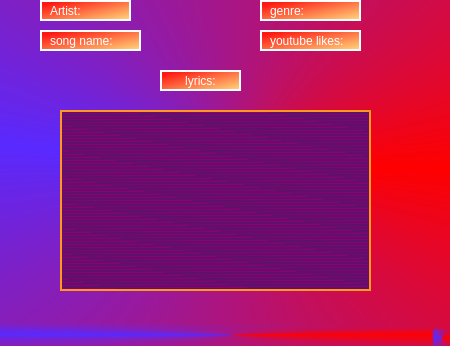
<?xml version="1.0" encoding="UTF-8"?>
<ui version="4.0">
 <class>SongWindow</class>
 <widget class="QMainWindow" name="SongWindow">
  <property name="geometry">
   <rect>
    <x>0</x>
    <y>0</y>
    <width>450</width>
    <height>346</height>
   </rect>
  </property>
  <property name="windowTitle">
   <string>sing_window</string>
  </property>
  <property name="styleSheet">
   <string notr="true">background-color: qconicalgradient(cx:0.517045, cy:0.517, angle:0, stop:0 rgba(255, 0, 0, 255), stop:0.477273 rgba(89, 41, 255, 255), stop:1 rgba(255, 0, 0, 255));</string>
  </property>
  <widget class="QWidget" name="centralwidget">
   <widget class="QLabel" name="labelArtist">
    <property name="geometry">
     <rect>
      <x>40</x>
      <y>0</y>
      <width>91</width>
      <height>21</height>
     </rect>
    </property>
    <property name="sizeIncrement">
     <size>
      <width>3</width>
      <height>0</height>
     </size>
    </property>
    <property name="font">
     <font>
      <weight>50</weight>
      <bold>false</bold>
     </font>
    </property>
    <property name="autoFillBackground">
     <bool>false</bool>
    </property>
    <property name="styleSheet">
     <string notr="true">border: 2px solid rgb(255, 255, 255);
color: rgb(255, 255, 255);
background-color: qlineargradient(spread:pad, x1:0.102, y1:0.153, x2:0.915, y2:0.988409, stop:0 rgba(255, 23, 18, 255), stop:1 rgba(255, 212, 122, 255));
padding-left: 5px;
</string>
    </property>
    <property name="text">
     <string>Artist:</string>
    </property>
    <property name="alignment">
     <set>Qt::AlignLeading|Qt::AlignLeft|Qt::AlignVCenter</set>
    </property>
    <property name="wordWrap">
     <bool>false</bool>
    </property>
   </widget>
   <widget class="QLabel" name="label_name">
    <property name="geometry">
     <rect>
      <x>40</x>
      <y>30</y>
      <width>101</width>
      <height>21</height>
     </rect>
    </property>
    <property name="styleSheet">
     <string notr="true">border: 2px solid rgb(255, 255, 255);
color: rgb(255, 255, 255);
background-color: qlineargradient(spread:pad, x1:0.102, y1:0.153, x2:0.915, y2:0.988409, stop:0 rgba(255, 23, 18, 255), stop:1 rgba(255, 212, 122, 255));
padding-left: 5px;
</string>
    </property>
    <property name="text">
     <string>song name:</string>
    </property>
    <property name="alignment">
     <set>Qt::AlignLeading|Qt::AlignLeft|Qt::AlignVCenter</set>
    </property>
   </widget>
   <widget class="QLabel" name="label_genre">
    <property name="geometry">
     <rect>
      <x>260</x>
      <y>0</y>
      <width>101</width>
      <height>21</height>
     </rect>
    </property>
    <property name="styleSheet">
     <string notr="true">border: 2px solid rgb(255, 255, 255);
color: rgb(255, 255, 255);
background-color: qlineargradient(spread:pad, x1:0.102, y1:0.153, x2:0.915, y2:0.988409, stop:0 rgba(255, 23, 18, 255), stop:1 rgba(255, 212, 122, 255));
padding-left: 5px;
</string>
    </property>
    <property name="text">
     <string>genre:</string>
    </property>
    <property name="alignment">
     <set>Qt::AlignLeading|Qt::AlignLeft|Qt::AlignVCenter</set>
    </property>
   </widget>
   <widget class="QLabel" name="label_likes">
    <property name="geometry">
     <rect>
      <x>260</x>
      <y>30</y>
      <width>101</width>
      <height>21</height>
     </rect>
    </property>
    <property name="styleSheet">
     <string notr="true">border: 2px solid rgb(255, 255, 255);
color: rgb(255, 255, 255);
background-color: qlineargradient(spread:pad, x1:0.102, y1:0.153, x2:0.915, y2:0.988409, stop:0 rgba(255, 23, 18, 255), stop:1 rgba(255, 212, 122, 255));
padding-left: 5px;
</string>
    </property>
    <property name="text">
     <string>youtube likes:</string>
    </property>
    <property name="alignment">
     <set>Qt::AlignLeading|Qt::AlignLeft|Qt::AlignVCenter</set>
    </property>
   </widget>
   <widget class="QTextEdit" name="lyrics_text">
    <property name="enabled">
     <bool>true</bool>
    </property>
    <property name="geometry">
     <rect>
      <x>60</x>
      <y>110</y>
      <width>311</width>
      <height>181</height>
     </rect>
    </property>
    <property name="styleSheet">
     <string notr="true">background-color: qlineargradient(spread:repeat, x1:0.165, y1:0.210227, x2:0.164773, y2:0.193, stop:0.176136 rgba(138, 0, 118, 255), stop:0.397727 rgba(97, 16, 106, 255));
font: 75 10pt &quot;Palatino Linotype&quot;;
color: rgb(255, 255, 255);
padding: 5px;
border: 2px solid rgb(255, 153, 28);</string>
    </property>
    <property name="readOnly">
     <bool>true</bool>
    </property>
   </widget>
   <widget class="QLabel" name="label_lyrics">
    <property name="geometry">
     <rect>
      <x>160</x>
      <y>70</y>
      <width>81</width>
      <height>21</height>
     </rect>
    </property>
    <property name="styleSheet">
     <string notr="true">border: 2px solid rgb(255, 255, 255);
color: rgb(255, 255, 255);
background-color: qlineargradient(spread:pad, x1:0.102, y1:0.153, x2:0.915, y2:0.988409, stop:0 rgba(255, 23, 18, 255), stop:1 rgba(255, 212, 122, 255));
</string>
    </property>
    <property name="text">
     <string>lyrics:</string>
    </property>
    <property name="alignment">
     <set>Qt::AlignCenter</set>
    </property>
   </widget>
  </widget>
  <widget class="QMenuBar" name="menubar">
   <property name="geometry">
    <rect>
     <x>0</x>
     <y>0</y>
     <width>450</width>
     <height>21</height>
    </rect>
   </property>
  </widget>
  <widget class="QStatusBar" name="statusbar"/>
 </widget>
 <resources/>
 <connections/>
</ui>
